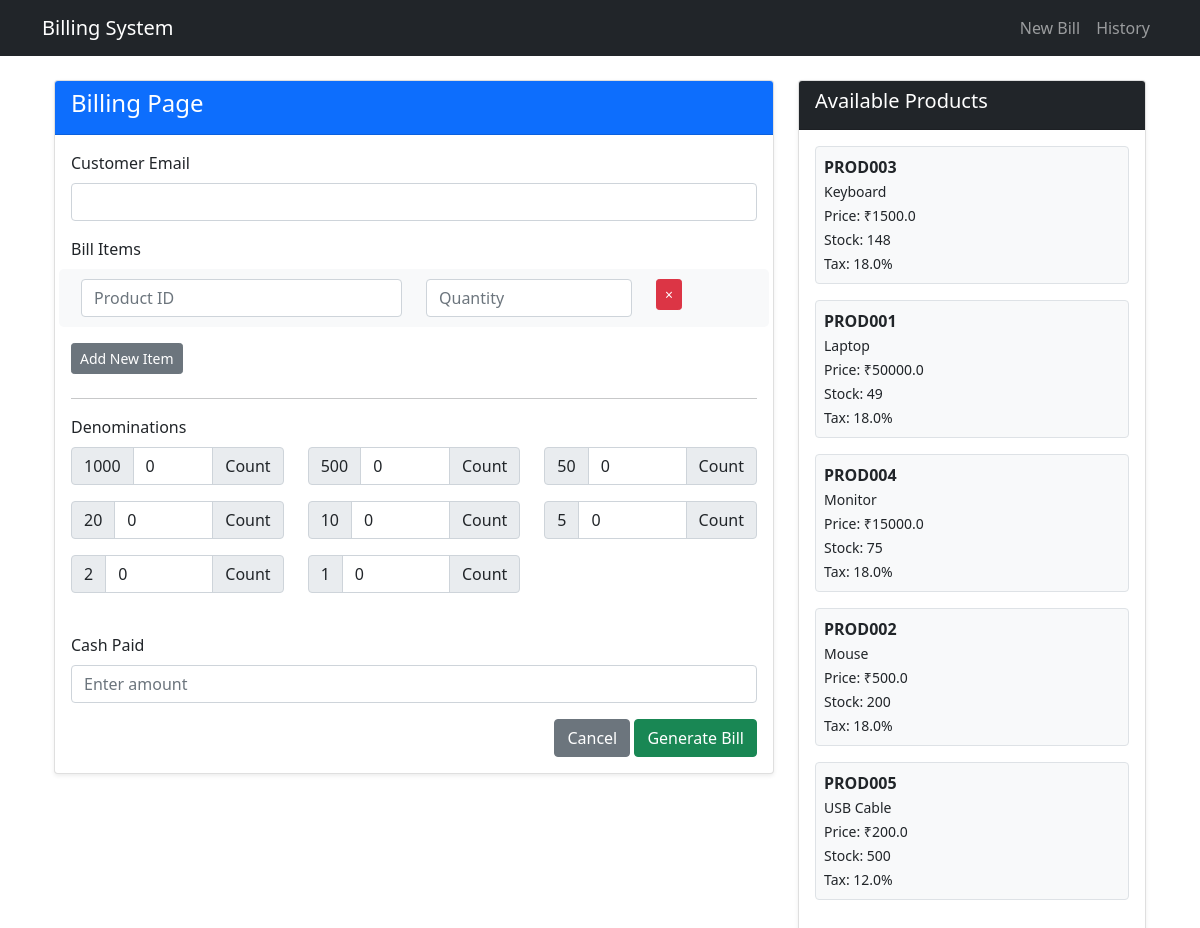
The app's page /billing/ with its own data.
### BillingApp/models.py (models this page shows, shortened)
class Denomination(models.Model):
    value = models.IntegerField(unique=True)
    count = models.PositiveIntegerField(default=0)
    class Meta:
        ordering = ['-value']

class Product(models.Model):
    product_id = models.CharField(max_length=50, unique=True)
    name = models.CharField(max_length=200)
    available_stocks = models.PositiveIntegerField(default=0)
    price_per_unit = models.FloatField(validators=[MinValueValidator(0.0)])
    tax_percentage = models.FloatField(validators=[MinValueValidator(0.0)])
    created_at = models.DateTimeField(auto_now_add=True)
    updated_at = models.DateTimeField(auto_now=True)
    class Meta:
        ordering = ['name']

### BillingApp/views.py (the view)
# urls.py: path('', views.billing_form, name='billing_form'),
def billing_form(request):
    if request.method == 'POST':
        return process_billing_form(request)
    denominations = Denomination.objects.all().order_by('-value')
    if not denominations.exists():
        default_denominations = [500, 50, 20, 10, 5, 2, 1]
        for value in default_denominations:
            Denomination.objects.create(value=value, count=10)
        denominations = Denomination.objects.all().order_by('-value')
    context = {
        'denominations': denominations,
        'products': Product.objects.all()
    }
    return render(request, 'billing/billing_form.html', context)

### BillingApp/templates/billing/billing_form.html (shortened to what this page needs)
{% extends 'billing/base.html' %}
{% block content %}
<div class="container mt-4">
    <div class="row">
        <div class="col-md-8">
            <div class="card shadow-sm">
                <div class="card-header bg-primary text-white">
                    <h4>Billing Page</h4>
                </div>
                <div class="card-body">
                    <form id="billing-form" method="post">
                        <div class="mb-3">
                            <label for="customer_email" class="form-label">Customer Email</label>
                            <input type="email" class="form-control" id="customer_email"
                                   name="customer_email" required>
                        </div>
                        <div class="mb-4">
                            <label class="form-label">Bill Items</label>
                            <div id="items-container">
                                <div class="row item-row mb-2">
                                    <div class="col-md-6">
                                        <input type="text" class="form-control"
                                               name="product_id[]" placeholder="Product ID" required>
                                    </div>
                                    <div class="col-md-4">
                                        <input type="number" class="form-control"
                                               name="quantity[]" placeholder="Quantity" min="1" required>
                                    </div>
                                    <div class="col-md-2">
                                        <button type="button" class="btn btn-danger btn-sm remove-item">×</button>
                                    </div>
                                </div>
                            </div>
                            <button type="button" id="add-new-item" class="btn btn-secondary btn-sm mt-2">Add New Item</button>
                        </div>
                        <hr>
                        <div class="mb-4">
                            <label class="form-label">Denominations</label>
                            <div class="row">
                                {% for denom in denominations %}
                                <div class="col-md-4 mb-3">
                                    <div class="input-group">
                                        <span class="input-group-text">{{ denom.value }}</span>
                                        <input type="number" class="form-control"
                                               name="count_{{ denom.value }}" min="0" value="0">
                                        <span class="input-group-text">Count</span>
                                    </div>
                                </div>
                                {% endfor %}
                            </div>
                        </div>
                        <div class="mb-3">
                            <label for="cash_paid" class="form-label">Cash Paid</label>
                            <input type="number" class="form-control" id="cash_paid" name="cash_paid"
                                   step="0.01" placeholder="Enter amount" required>
                        </div>
                        <div class="text-end">
                            <button type="reset" class="btn btn-secondary">Cancel</button>
                            <button type="submit" class="btn btn-success">Generate Bill</button>
                        </div>
                    </form>
                </div>
            </div>
        </div>
        <div class="col-md-4">
            <div class="card shadow-sm">
                <div class="card-header bg-dark text-white">
                    <h5>Available Products</h5>
                </div>
                <div class="card-body">
                    {% for product in products %}
                    <div class="product-item mb-3 p-2 border rounded">
                        <strong>{{ product.product_id }}</strong><br>
                        <small>{{ product.name }}</small><br>
                        <small>Price: ₹{{ product.price_per_unit }}</small><br>
                        <small>Stock: {{ product.available_stocks }}</small><br>
                        <small>Tax: {{ product.tax_percentage }}%</small>
                    </div>
                    {% empty %}
                    <p>No products available. Please add products via admin panel.</p>
                    {% endfor %}
                </div>
            </div>
        </div>
    </div>
</div>
{% endblock %}

### BillingApp/templates/billing/base.html (shortened to what this page needs)
<!DOCTYPE html>
<html lang="en">
<head>
    <link href="https://cdnjs.cloudflare.com/ajax/libs/bootstrap/5.1.3/css/bootstrap.min.css" rel="stylesheet">
    {% load static %}
</head>
<body>
    <nav class="navbar navbar-expand-lg navbar-dark bg-dark">
        <div class="container">
            <a class="navbar-brand" href="{% url 'BillingApp:billing_form' %}">Billing System</a>
            <div class="navbar-nav">
                <a class="nav-link" href="{% url 'BillingApp:billing_form' %}">New Bill</a>
                <a class="nav-link" href="{% url 'BillingApp:purchase_history' %}">History</a>
            </div>
        </div>
    </nav>
    <div class="container mt-4">
        {% block content %}
        {% endblock %}
    </div>
</body>
</html>

### BillingApp/templates/billing/base.html (style rules this page uses)
.item-row { background-color: #f8f9fa; padding: 10px; border-radius: 5px; margin-bottom: 10px; }
.product-item { background-color: #f8f9fa; cursor: pointer; }

### records on screen
Denomination: value "1000"
Denomination: value "500"
Denomination: value "50"
Denomination: value "20"
Denomination: value "10"
Denomination: value "5"
Denomination: value "2"
Denomination: value "1"
Product: product_id "PROD003", name "Keyboard", price_per_unit "1500.0", available_stocks "148", tax_percentage "18.0"
Product: product_id "PROD001", name "Laptop", price_per_unit "50000.0", available_stocks "49", tax_percentage "18.0"
Product: product_id "PROD004", name "Monitor", price_per_unit "15000.0", available_stocks "75", tax_percentage "18.0"
Product: product_id "PROD002", name "Mouse", price_per_unit "500.0", available_stocks "200", tax_percentage "18.0"
Product: product_id "PROD005", name "USB Cable", price_per_unit "200.0", available_stocks "500", tax_percentage "12.0"
